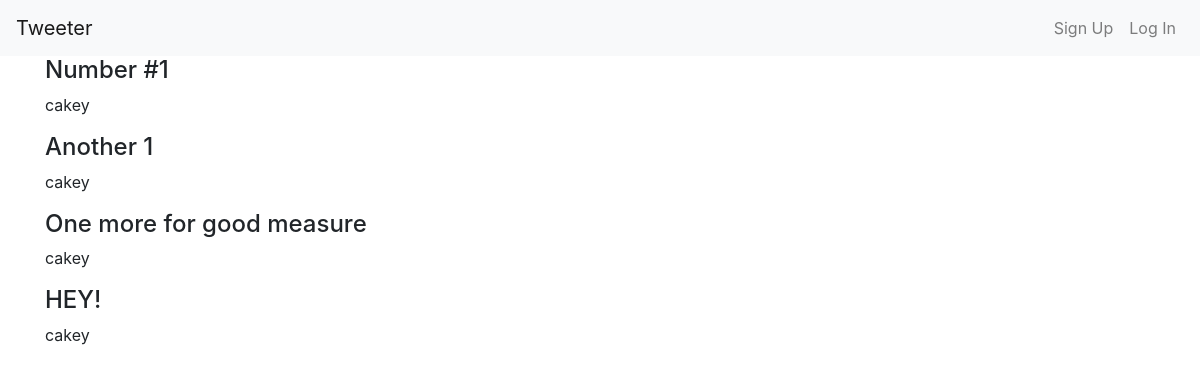
/, run on an earlier commit of the app's database.
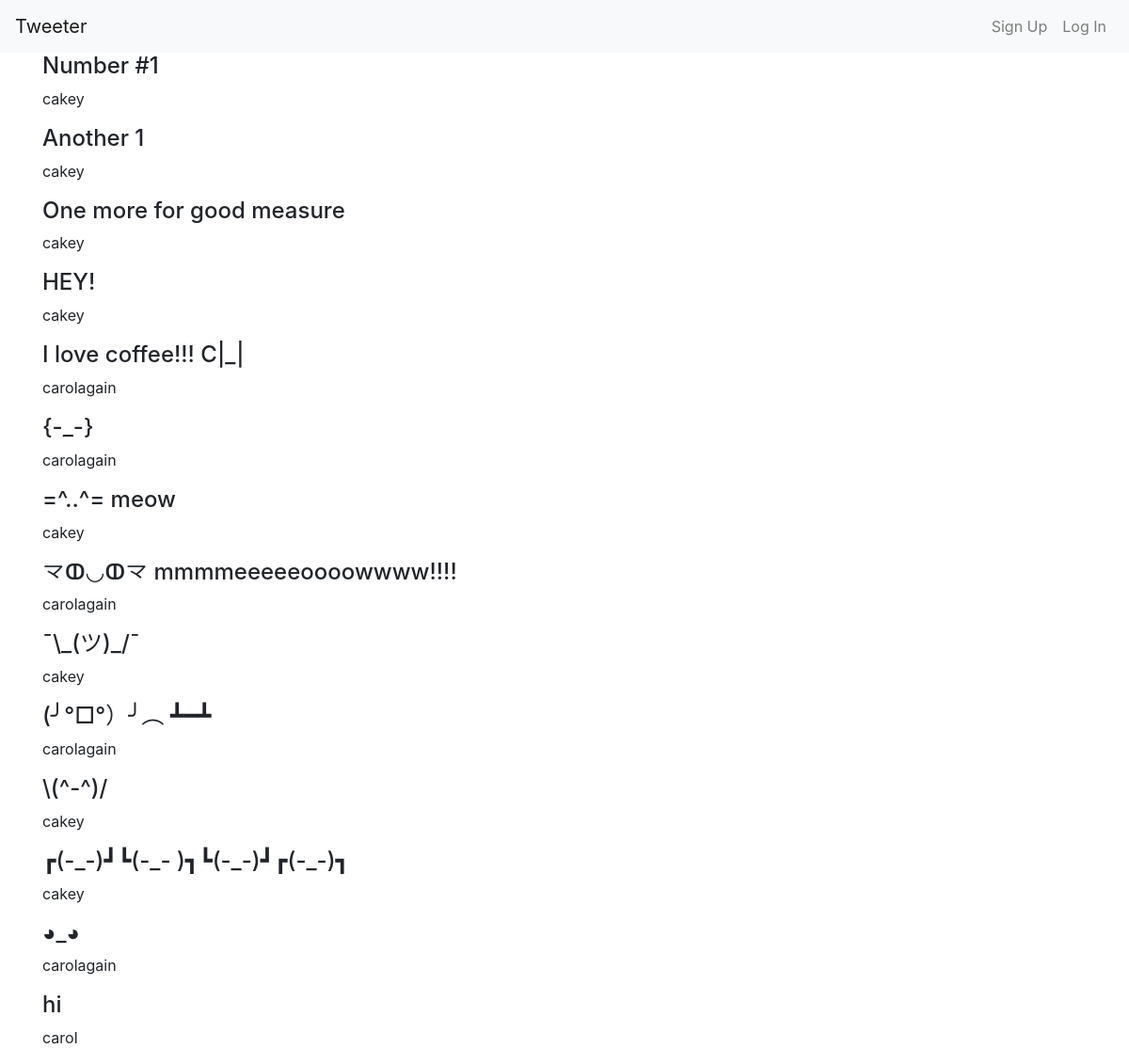
And on a later commit of the database.
### tweets/models.py (models this page shows, shortened)
class Tweet(models.Model):
    user = models.ForeignKey(get_user_model(), on_delete=models.PROTECT)
    body = models.CharField(max_length=255)
    created_at = models.DateTimeField(default=timezone.now)
    updated_at = models.DateTimeField(default=timezone.now)

### users/models.py (models this page shows, shortened)
class CustomUser(AbstractUser):
    gender = models.CharField(max_length=255, blank=True, null=True)
    dob = models.DateField(null=True, blank=True)
    location = models.CharField(max_length=255, blank=True, null=True)
    def __str__(self):
        return self.username

### tweets/views.py (the view)
# urls.py: path('', TweetListView.as_view(), name='home'),
class TweetListView(ListView):
    model = Tweet
    template_name = 'home.html'

### tweets/templates/home.html
{% extends 'base.html' %}
{% block content %}
  {% for tweet in object_list %}
    <div class="tweet-entry">
    <h4>{{ tweet.body }}</h4>
    <p>{{ tweet.user }}</p>
    </div>
  {% endfor %}
{% endblock content %}

### templates/base.html (shortened to what this page needs)
{% load bootstrap4 %}
<html>
<head>
{% bootstrap_css %}
</head>
<body>
  <nav class="navbar navbar-expand-lg navbar-light bg-light">
    <a class="navbar-brand" href="{% url 'home' %}">Tweeter</a>
    <div class="collapse navbar-collapse" id="navbarSupportedContent">
      <ul class="navbar-nav ml-auto">
        {% if user.is_authenticated %}
          <li class="nav-item dropdown">
            <a class="nav-link dropdown-toggle" href="#" id="navbarDropdownMenuLink"
            data-toggle="dropdown" aria-haspopup="true"
            aria-expanded="false">
              Welcome {{ user.username }}
            </a>
            <div class="dropdown-menu" aria-labelledby="navbarDropdownMenuLink">
              <a class="dropdown-item" href="{% url 'update_user' user.pk %}">Profile</a>
              <a class="dropdown-item" href="{% url 'logout' %}">Log Out</a>
            </div>
          </li>
        {% else %}
        <li class="nav-item">
          <a class="nav-link" href="{% url 'signup' %}">Sign Up</a>
        </li>
          <li class="nav-item">
            <a class="nav-link" href="{% url 'login' %}">Log In</a>
          </li>
        {% endif %}
      </ul>
    </div>
  </nav>
  <div class="container">
      {% block content %}(no content){% endblock %}
  </div>
</body>
</html>

What changed in the data, as far as the page shows it:
added Tweet: body "I love coffee!!! C|_|", user "carolagain"
added Tweet: body "{-_-}", user "carolagain"
added Tweet: body "=^..^= meow", user "cakey"
added Tweet: body "龴ↀ◡ↀ龴 mmmmeeeeeoooowwww!!!!", user "carolagain"
added Tweet: body "¯\\_(ツ)_/¯", user "cakey"
added Tweet: body "(╯°□°）╯︵ ┻━┻", user "carolagain"
added Tweet: body "\\(^-^)/", user "cakey"
added Tweet: body "┏(-_-)┛┗(-_- )┓┗(-_-)┛┏(-_-)┓", user "cakey"
added Tweet: body "◕_◕", user "carolagain"
added Tweet: body "hi", user "carol"
